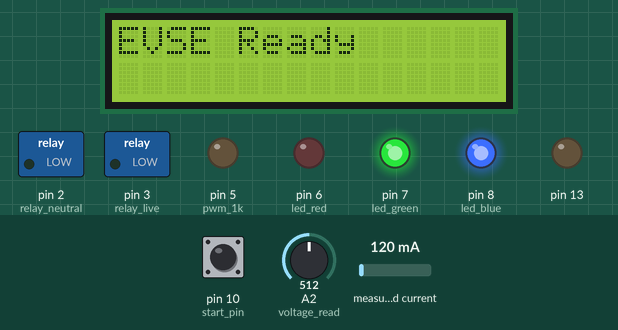
Simulated run of this sketch. Board: Arduino Uno, built with avr-gcc and run on an emulated ATmega328P. On the bench: 16×2 character LCD, switched loads named in the sketch (green lamp = pin HIGH), output pins drawn as LEDs (lit = HIGH). The test bench sets the inputs (shaded band); at power-on: pin 10 (start_pin) LOW, A2 (voltage_read) = 512, measured current 120 mA. What the sketch prints to the serial monitor is not drawn.

Above: at 1.7 s.
1.8 s: pin 10 (start_pin) pulled HIGH for 1 s
At 5.7 s:
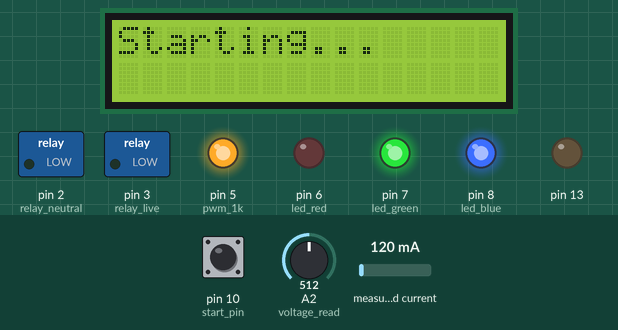
5.8 s: A2 (voltage_read) set to 362
8.8 s: A2 (voltage_read) set to 331
At 10.1 s:
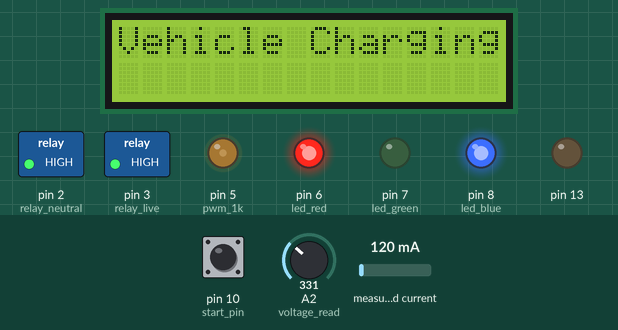
11.0 s: pin 10 (start_pin) pulled HIGH for 3.2 s
At 14.0 s:
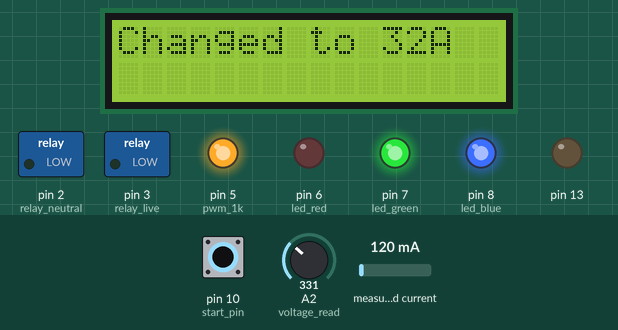
15.7 s: pin 10 (start_pin) pulled HIGH for 1 s
At 19.6 s:
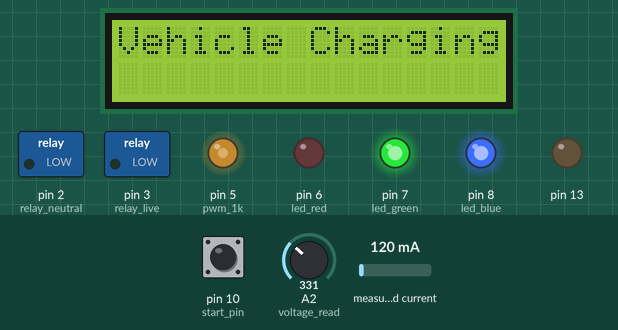
19.7 s: A2 (voltage_read) set to 716
At 21.0 s:
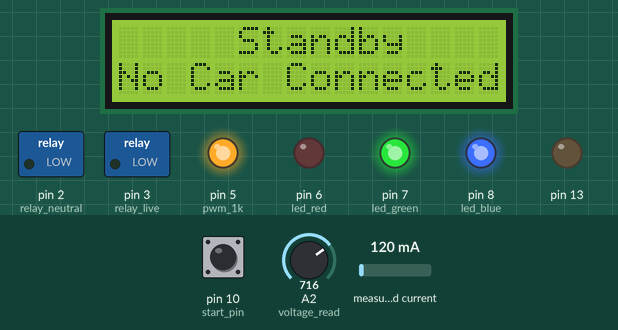
Timing chart, 0 to 22.4 s (numbered marks = the images above; inputs shaded):
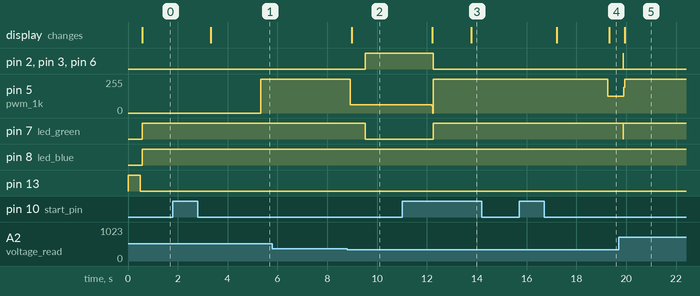

Measured:
- the behaviour switches between 350 and 349 on A2 (voltage_read) (found by bisection; images 1 and 2)
- after the input at 1.8 s, pin 5 (pwm_1k): 0/255 → 255/255 after 3.5 s; the display: changes after 1.5 s (image 1)
- after the input at 5.8 s, every drawn part: stays the same
- after the input at 8.8 s, pin 2 (relay_neutral), pin 3 (relay_live), pin 6 (led_red): LOW → HIGH after 0.73 s; pin 5 (pwm_1k): 255/255 → 63/255 after 0.12 s; pin 7 (led_green): HIGH → LOW after 0.73 s; the display: changes after 0.19 s (image 2)
- after the input at 11.0 s, pin 2 (relay_neutral), pin 3 (relay_live), pin 6 (led_red): HIGH → LOW after 1.3 s; pin 5 (pwm_1k): 63/255 → 255/255 after 1.2 s; pin 7 (led_green): LOW → HIGH after 1.3 s; the display: first changes after 1.2 s (image 3 shows a later state)
- after the input at 15.7 s, pin 5 (pwm_1k): 255/255 → 127/255 after 3.6 s; the display: first changes after 1.5 s (image 4 shows a later state)
- after the input at 19.7 s, pin 5 (pwm_1k): 127/255 → 255/255 after 0.21 s; the display: changes after 0.25 s (image 5)

The sketch:

Rev3_stable_CT_printFs.ino
```cpp
//12/07/2022 stable and working on Rev 2

#include <EmonLib.h>

byte cMCUSR;
#include<avr/wdt.h>

int voltage;
int switch_flag = 0;
int duty_flag = 0;

unsigned long prevmillis;
unsigned long currentmillis;
unsigned long custommillis = 0;
unsigned long chargeduration = 15000;

#define adc_12v_min 650
#define adc_12v_max 900
#define adc_9v_min 351
#define adc_9v_max 600
#define adc_6v_min 250
#define adc_6v_max 350
#define adc_3v_min 100
#define adc_3v_max 230

int32_t frequency = 1000;//hz
#define duty_cycle 63.75  //   (10% 25.5)||(16% 40.8)||(25% 63.75)||(30% 76.5)||(40% 102)||(50% 127.5)||(100% 255) ,if above 800us or 80% duty cycle rule changes

unsigned long voltagetotal = 0;
unsigned long voltageavg = 0;
int counterval = 0;

#include <Wire.h>
#include <LiquidCrystal_I2C.h>
LiquidCrystal_I2C lcd(0x27, 16, 2);


bool      volt6_flag = false;
bool      volt9_flag = false;
bool      volt12_flag = false;
uint8_t count = 0;
uint8_t Irms;

#define start_pin 10
bool start_flag = false; // MAKE IT FALSE FOR DEVELOPMENT

#define led_blue 8       //Dickpak
#define led_green 7
#define led_red 6

#define pwm_1k 5
#define voltage_read A2

#define relay_live 3
#define relay_neutral 2
#define current_ip_pin A3
EnergyMonitor emon1;
String temp;
int toggle0;

void start_detect()                          //Switch ON button
{
  if (start_flag == false)
  {
    if (   digitalRead(start_pin) == HIGH)
    {
      _delay_ms(500);
      if (  digitalRead(start_pin) == HIGH)
      {
        _delay_ms(1000);
        if (  digitalRead(start_pin) == LOW) {
          TIMSK0 &= ~(1 << OCIE0A);
          lcd.clear();
          lcd.setCursor(0, 0);
          lcd.print("Starting...");
          _delay_ms(2000);
          Serial.println(F("buttonpresss instance"));
          start_flag = true;
          analogWrite(pwm_1k, 255);
          switch_flag = 1;
        }
        else if (digitalRead(start_pin) == HIGH) {
          Serial.println(F("Mode change"));
          if (duty_flag == 0) {
            duty_flag = 1;
            Serial.println(F("Changed to 32A")  );
            lcd.clear();
            lcd.setCursor(0, 0);
            lcd.print("Changed to 32A");
          }
          else if (duty_flag == 1) {
            duty_flag = 0;
            Serial.println(F("Changed to 25% duty cycle"));
            lcd.clear();
            lcd.setCursor(0, 0);
            lcd.print("Changed to 16A");
          }
        }
      }
    }
  }
}
void setup() {
  cMCUSR = MCUSR;
  MCUSR = 0;
  wdt_disable();
  Serial.begin(9600);
  pinMode(start_pin , INPUT);
  pinMode(led_blue , OUTPUT);
  pinMode(led_green , OUTPUT);
  pinMode(led_red , OUTPUT);
  pinMode(relay_live, OUTPUT);
  pinMode(relay_neutral, OUTPUT);
  digitalWrite(relay_live, LOW);
  digitalWrite(relay_neutral, LOW);
  // emon1.current(current_ip_pin, 17);
  emon1.current(current_ip_pin, 5.45); // For 5111
 // emon1.current(current_ip_pin, 5); // For 5014
  pinMode(13, OUTPUT);
  digitalWrite(13, HIGH);
  _delay_ms(500);
  digitalWrite(13, LOW);
  Serial.println(F("X`"));
  if (cMCUSR & (1 << PORF ))
    Serial.println(F("Power-on reset.\n"));
  if (cMCUSR & (1 << EXTRF))
    Serial.println(F("External reset!\n"));
  if (cMCUSR & (1 << BORF ))
    Serial.println(F("Brownout reset!\n"));
  if (cMCUSR & (1 << WDRF )){
    Serial.println(F("Watchdog reset!\n"));
    //start_flag=true;
  }
  Wire.begin();
  Wire.beginTransmission(0x27);
  uint8_t err = Wire.endTransmission();
  Serial.println(err);
  if (err == 0)
  {
    Serial.println(F("LCD Ready"));
    lcd.init();
    lcd.backlight();
    lcd.clear();
    lcd.setCursor(0, 0);
    lcd.print("EVSE Ready");
  }
  else
  {
    Serial.println(F("LCDfault "));
  }
  wdt_enable(WDTO_8S);
  cli();//stop interrupts
  TCCR0A = 0;// set entire TCCR2A register to 0
  TCCR0B = 0;// same for TCCR2B
  TCNT0  = 0;//initialize counter value to 0
  // set compare match register for 2khz increments
  OCR0A = 30;
  // turn on CTC mode
  TCCR0A |= (1 << WGM01);
  // Set CS01 and CS00 bits for 64 prescaler
  TCCR0B |= (1 << CS01) | (1 << CS00);
  // enable timer compare interrupt
  TIMSK0 |= (1 << OCIE0A);
  sei();//allow interrupts
  TIMSK0 &= ~(1 << OCIE0A);        //need to check this
}

ISR(TIMER0_COMPA_vect) {
  if (duty_flag == 0)
  {
    if (toggle0 == 0) {
      digitalWrite(5, HIGH);
      //PORTD|=_BV(5);
      toggle0 = 1;
    }
    else {
      digitalWrite(5, LOW);
      //PORTD = (~(1 << 5) & PORTD);
      //PORTB ~=
      toggle0++;
      if (toggle0 == 4) {
        toggle0 = 0;
      }
    }
  }

  else if (duty_flag == 1) {
    if (toggle0 <= 2) {
      digitalWrite(5, HIGH);
      toggle0++;
      if (toggle0 == 2) {
        toggle0 = 3;
      }
    }
    else {
      digitalWrite(5, LOW);
      toggle0++;
      if (toggle0 == 5) {
        toggle0 = 0;
      }
    }
  }
}
void loop()
{
  wdt_reset();
  stop_detect();
  if (start_flag == true)
  {
    voltagetotal = 0;
    voltageavg = 0;
    counterval = 0;
    for (int i = 0; i < 100; i++)
    {
      voltage = analogRead(voltage_read);
      if (volt9_flag == 1)
      {
        if (voltage > 100)
        {
          voltagetotal += voltage;
          counterval++;
        }
      }
      else if (volt6_flag == 1)
      {
        if (voltage > 100)
        {
          voltagetotal += voltage;
          counterval++;
        }
      }
      else
      {
        if (voltage > 50)
        {
          voltagetotal += voltage;
          counterval++;
        }
      }
    }
    wdt_reset();
    voltageavg = voltagetotal / counterval;
    voltage = voltageavg;
    Serial.print(F("Counter val: ")); Serial.print(counterval);
    Serial.print(F("/100\tVoltage val: ")); Serial.println(voltage);

    Serial.print(volt12_flag); Serial.print(volt9_flag); Serial.println(volt6_flag);
    if (voltage > 100) {
      if ((adc_12v_min < voltage) && (voltage < adc_12v_max)) //12v
      {
        TIMSK0 &= ~(1 << OCIE0A);
        digitalWrite(pwm_1k, HIGH);
        digitalWrite(relay_live, LOW);
        digitalWrite(relay_neutral, LOW);
        digitalWrite(led_blue, HIGH);
        digitalWrite(led_red, LOW);
        digitalWrite(led_green, HIGH);
        Serial.println(F("on standby i.e no car connected "));
        lcd.clear();
        lcd.setCursor(5, 0);
        lcd.print("Standby");
        lcd.setCursor(0, 1);
        lcd.print("No Car Connected");
        _delay_ms(200);
        volt12_flag = true;
        volt9_flag = false;
        volt6_flag = false;
      }
      else if ((adc_9v_min < voltage) && (voltage < adc_9v_max )) //9v
      {
        volt9_flag = true;
        if (volt12_flag == true && volt9_flag == true && volt6_flag==false)          //check if it was 12V first
        {
          TIMSK0 |= (1 << OCIE0A);
          digitalWrite(relay_live, LOW);
          digitalWrite(relay_neutral, LOW);
          Serial.println(F("vehicle detected ..sending 1khz signal "));
          lcd.clear();
          lcd.setCursor(0, 0);
          lcd.print("Vehicle Detected");
          lcd.setCursor(1, 1);
          lcd.print("Sending 1KHz");
          Serial.println(voltage);
          analogWrite(pwm_1k, duty_cycle);
          READY_BLINK();
          digitalWrite(13, HIGH);
          volt9_flag = true;
          volt12_flag = false;
          volt6_flag = false;
        }
        else
        {
          if (volt6_flag == true)                   //wasnt 12V first directly 9V
          {
            stop_now();                            //HE UNCOMMENT KARAYCHA NA
          }
          Serial.println(F("In 9V Loop"));
        }
      }
      else if ((adc_6v_min < voltage) && (voltage < adc_6v_max))//6v
      {
         TIMSK0 |= (1 << OCIE0A);

        Serial.println(F("In charging loop"));
        wdt_reset();
        Irms = emon1.calcIrms(100); // Calculate Irms only  100 or 1480
        Serial.println(F("Calculating"));
        wdt_reset();
        Serial.print("Power: "); Serial.print(Irms * 230.0); Serial.print("  Current: "); Serial.println(Irms);
        if(Irms>0){
        lcd.setCursor(0, 1);
        lcd.print("Current: ");
        lcd.setCursor(10, 1);
        lcd.print(Irms);
        }
        else{Serial.println(F("error value"));
        }
                if (volt6_flag == true) {
        //
        //          currentmillis = custommillis;
        //          Serial.println(currentmillis);
        //          Serial.println(prevmillis);
        //          if (currentmillis - prevmillis >= chargeduration) {
        //            stop_now();
        //            switch_flag = 0;
        //
        //          }
                  Serial.println(F("In 6V"));
                }
        else if (volt6_flag == false)
        {
          digitalWrite(13, LOW);
          Serial.println(F("CHARGING STARTED"));
          lcd.clear();
          lcd.setCursor(0, 0);
          lcd.print("Vehicle Charging");
          _delay_ms(500);
          digitalWrite(relay_live, HIGH);
          digitalWrite(relay_neutral, HIGH);
          digitalWrite(led_green, LOW);
          digitalWrite(led_blue, HIGH);
          digitalWrite(led_red, HIGH);
          volt9_flag = false;
          volt6_flag = true;
        }
      }
      else if ((adc_3v_min < voltage) && (voltage < adc_3v_max))//3v
      {
        digitalWrite(relay_live, LOW);
        digitalWrite(relay_neutral, LOW);
        digitalWrite(led_blue, LOW);
        digitalWrite(led_green, HIGH);
        digitalWrite(led_red, HIGH);
        //      start_flag = false;
        Serial.println(F("open surrounding needed X overheat "));
        volt6_flag = false;
        volt9_flag = false;
        volt12_flag = false;
      }
      else
      {
        Serial.println(F("No if conditions"));
        stop_now();
      }
    }                //>100 else ?
  }
  else                  //switch still OFF
  {
    digitalWrite(13, LOW);
    digitalWrite(led_blue, HIGH);
    digitalWrite(led_green, HIGH);
    digitalWrite(led_red, LOW);
    Serial.println(F("Everything OFF"));
    start_detect();
  }
//  _delay_ms(100);
}

void stop_now()
{
  wdt_reset();
  TIMSK0 &= ~(1 << OCIE0A);
  Serial.println(F("Stop now"));
  lcd.clear();
  lcd.setCursor(0, 0);
  lcd.print("EVSE Ready");

  _delay_ms(50);
  start_flag = false;
  digitalWrite(relay_live, LOW);
  digitalWrite(relay_neutral, LOW);
  digitalWrite(led_green, HIGH);
  digitalWrite(led_blue, HIGH);
  digitalWrite(led_red, LOW);

  analogWrite(pwm_1k, 255);

  volt6_flag = false;
  volt9_flag = false;
  volt12_flag = false;
  lcd.clear();
  lcd.setCursor(0, 0);
  lcd.print("EVSE Ready");
}

void stop_detect()
{
  if ( switch_flag == 1) {
    if (   digitalRead(start_pin) == HIGH)
    {
      _delay_ms(1000);
      wdt_reset();
      if (  digitalRead(start_pin) == HIGH)
      {
        Serial.println(F("In stop detect function"));
        stop_now();
        switch_flag = 0;
      }
    }
  }
}

void READY_BLINK()  // required integer specifies, Delay time in sec
{
  wdt_reset();
  for (int k = 0; k < 10 ; k++)
  {
    wdt_reset();
    digitalWrite(led_green, LOW);
    digitalWrite(led_blue, HIGH);
    digitalWrite(led_red, HIGH);
    _delay_ms(50);
    digitalWrite(led_green, HIGH);
    digitalWrite(led_blue, HIGH);
    digitalWrite(led_red, HIGH);
    _delay_ms(50);
  }
}
```
